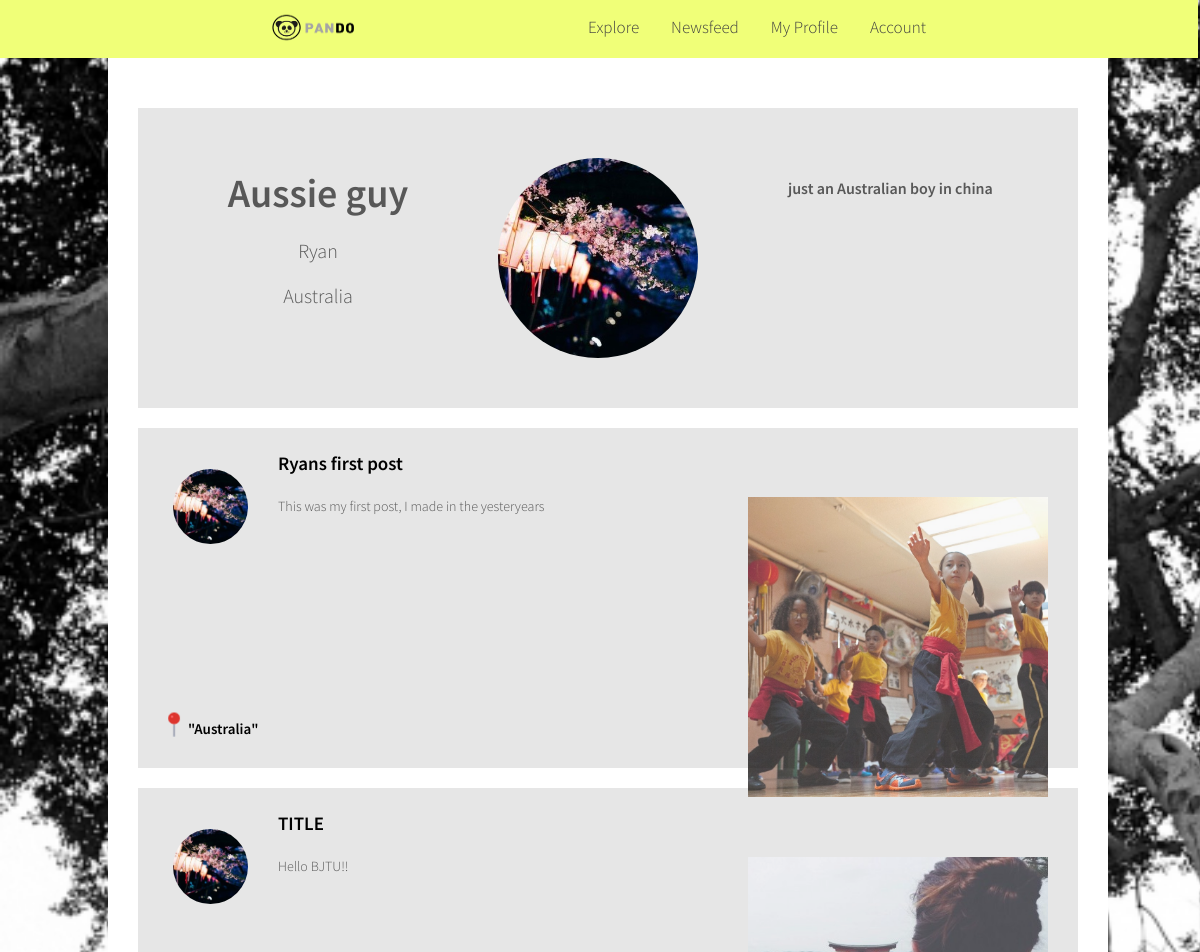
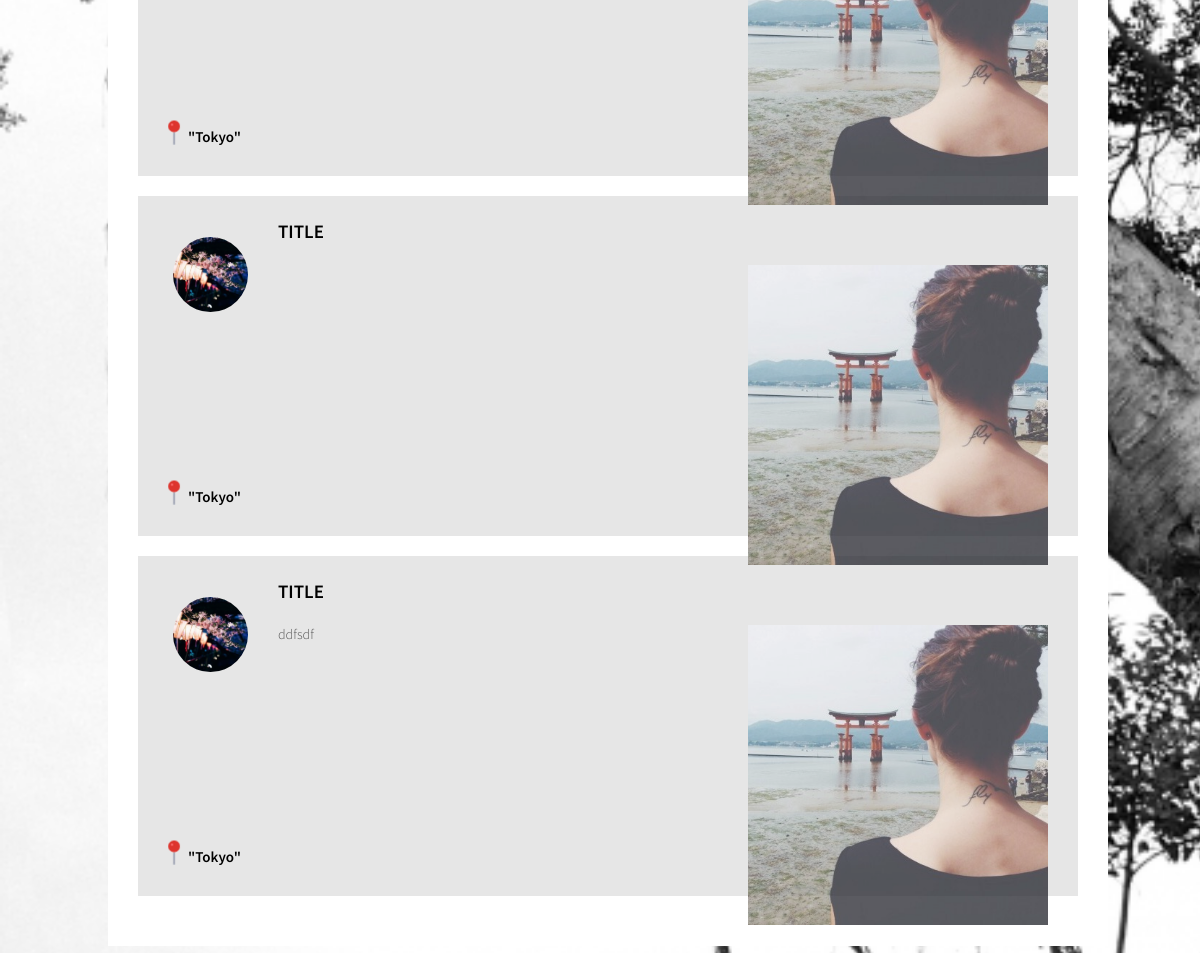
/PANDO/myprofile.php?user=Ryan (signed in), run on the app's committed database (2 pictures, top to bottom).
### tables this page shows
CREATE TABLE `users` (
  `userID` int(8) NOT NULL AUTO_INCREMENT,
  `username` varchar(32) NOT NULL,
  `password` varchar(32) NOT NULL,
  `email` varchar(32) NOT NULL,
  `blogName` varchar(64) DEFAULT NULL,
  `location` varchar(128) DEFAULT NULL,
  `shortDesc` text,
  `thumbnail` varchar(256) DEFAULT NULL,
  `language` int(1) NOT NULL,
  PRIMARY KEY (`userID`)
);

CREATE TABLE `posts` (
  `postID` int(8) NOT NULL AUTO_INCREMENT,
  `title` varchar(32) NOT NULL,
  `textblob` varchar(1024) NOT NULL,
  `userID` int(8) NOT NULL,
  `pAddress` varchar(32) DEFAULT NULL,
  `location` varchar(128) DEFAULT NULL,
  `date` date NOT NULL,
  PRIMARY KEY (`postID`),
  KEY `usertable` (`userID`),
  CONSTRAINT `posts_ibfk_1` FOREIGN KEY (`userID`) REFERENCES `users` (`userID`) ON DELETE CASCADE
);

### PANDO/myprofile.php (the view, shortened to what this page needs)
<!DOCTYPE html>
<?php
    include '../php_func.php';
    $user = $_GET['user'];
    $result = getProfile($user);
    $row = $result->fetch_array(MYSQLI_ASSOC);
    $thumb = $row['thumbnail'];
    $id = $row['userID'];
?>
<html>
  <head>
    <link href='myprofile_style.css' rel='stylesheet' type='text/css'>
  </head>
  <body>
    <div class="topnav">
      <a href="home.php">
        <img src="pandologotp.png" alt ="PANDO" />
      </a>
      <div id="links">
        <a href="createaccount.html" class="nav_items">Account</a>
        <a href="myprofile.php?user=<?php echo $_SESSION['userName'] ?>" class="nav_items">My Profile</a>
        <a href="newsfeed.php" class="nav_items">Newsfeed</a>
        <a href="explorepg.php" class="nav_items">Explore</a>
      </div>
    </div>
    <div class="main">
        <div id="createpost">
            <div id="leftsideprof">
              <center>
              <span id="blogname"><?php echo $row['blogName']; ?></span><br>
              <span id="username"><?php echo $row['username']; ?></span><br>
              <span id="location"><?php echo $row['location']; ?></span>
          </center>
          </div>
          <img src="<?php echo $thumb ?>" id="mainprofilepic">
          <div id="rightsideprof"><span id="blogdescrip"><?php echo $row['shortDesc'] ?></span></div>
                  </div>
<?php
    $result = getProfilePosts($id);
    while ($row = $result->fetch_array(MYSQLI_ASSOC)){
        $word =' <div class="item">
            <h6 class="title">'.$row['title'].'</h6>
            <img src="'.$thumb.'" alt="Blog name" class="profilepic">
            <div class="pinlocation">
              <img src="pin.png" alt="Location" class="pin">
              <h6 class="city">"'.$row['location'].'"</h6>
            </div>
            <div class="descriparea"><p class="description">'.$row['textblob'].'</p></div>
             <img src="'.$row['pAddress'].'" alt="Post title" class="image">
              <div class="arrow-right"></div>
              <div class="arrow-left"></div>
            <!-- <center>
              <span class="hovertext">'.$row['title'].'</span>
            </center> -->
        </div>';
         echo $word;
    }
?>
  </body>
</html>

### PANDO/myprofile_style.css (style rules this page uses)
body { background-color: #FFF; background: url(treebackground.jpg); background-repeat: no-repeat; background-attachment: fixed; background-size:cover; width: 100%; height: auto; }
.topnav { overflow: hidden; background-color: #f0ff78; width: 100%; height:60px; margin-top:-10px; margin-left:-10px; margin-right:-10px; margin-bottom:50px; position:fixed; z-index: 9999999999; display:block; position:fixed; }
.topnav img { width:120px; height:60px; float: left; margin-left:16em; margin-top: 0px; }
a.nav_items { float: right; display: block; color: #404040; text-align: center; padding:18px 16px; font-family: 'sourcesans', Helvetica; text-decoration: none; font-size: 17px; }
#links { margin-right: 16em; }
.main { padding-top:80px; margin:auto; text-align: auto; width: 1000px ; background-color:#ffffff; margin-bottom: 30px; padding-bottom:50px; display: -webkit-flex; display: flex; -webkit-justify-content: space-around; justify-content: space-around; -webkit-flex-wrap: wrap; flex-wrap: wrap; }
#createpost { background-color: #e6e6e6; width: 940px; height: 300px; margin-top:20px; }
#blogname { font-family:'sourcesans', Helvetica; color: #585858; margin-left:50px; font-weight: bold; font-size:40px; position:relative; top:30px; }
#username { font-family:'sourcesans', Helvetica; color: #585858; margin-left:50px; font-size:20px; position:relative; top:50px; }
#location { font-family:'sourcesans', Helvetica; color: #585858; margin-left:50px; position:relative; top:70px; font-size:20px; }
#leftsideprof { width:250px; height:300px; padding:30px; float:left; }
#mainprofilepic { width:200px; height:200px; border-radius:200px; margin-left: 50px; margin-top:50px; }
#blogdescrip { font-family:'sourcesans', Helvetica; color: #585858; margin-left:50px; font-weight: bold; }
#rightsideprof { height:300px; width:300px; float:right; padding:70px 40px 40px 40px ; }
.item { background-color: #e6e6e6; width: 900px; height: 300px; margin-top:20px; padding:20px; }
.image { width:300px; height: 300px; opacity:0.75; margin-left:590px; margin-top:-325px; }
.descriparea { width: 450px; height:300px; margin-top:-290px; margin-left:120px; overflow:hidden; }
.description { text-decoration: none; font-family: 'sourcesans', Helvetica; font-size:14px; color: #585858; }
.profilepic { height:75px; width: 75px; margin-bottom:200px; margin-left:15px; margin-top:-50px; border-radius: 75px; }
.pin { width:50px; height: 50px; }
.city { margin-left:40px; margin-top:-33px; font-size: 15px; }
.pinlocation { margin-left:-10px; margin-top: -50px; }
h6 { font-family: 'sourcesans', Helvetica; font-weight: bold; }
.title { margin-top:3px; margin-left:120px; font-size:19px; }

### data on the page
users: blogName "Aussie guy", username "Ryan", location "Australia", thumbnail (picture), shortDesc "just an Australian boy in china"
posts: title "Ryans first post", userID.thumbnail (picture), location "Australia", textblob "This was my first post, I made in the yesteryears", pAddress (picture)
posts: title "TITLE", userID.thumbnail (picture), location "Tokyo", textblob "Hello BJTU!!", pAddress (picture)
posts: title "TITLE", userID.thumbnail (picture), location "Tokyo", pAddress (picture)
posts: title "TITLE", userID.thumbnail (picture), location "Tokyo", textblob "ddfsdf", pAddress (picture)
